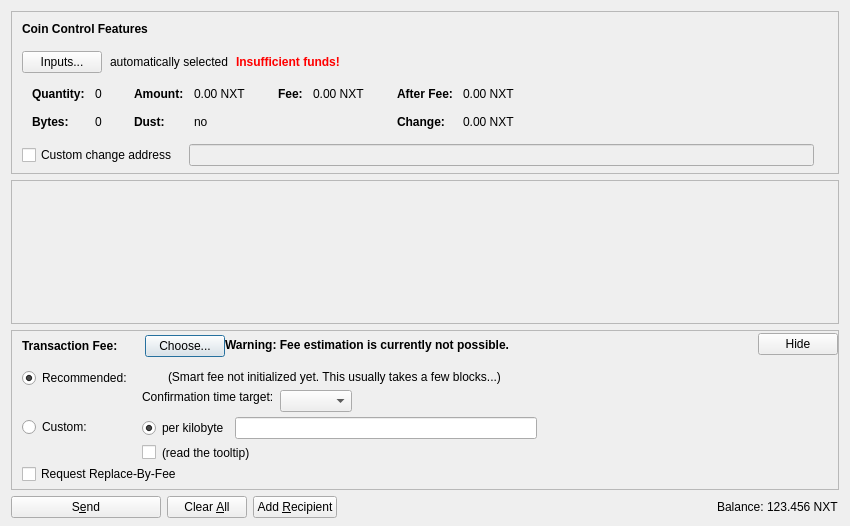
<?xml version="1.0" encoding="UTF-8"?>
<ui version="4.0">
 <class>SendCoinsDialog</class>
 <widget class="QDialog" name="SendCoinsDialog">
  <property name="geometry">
   <rect>
    <x>0</x>
    <y>0</y>
    <width>850</width>
    <height>526</height>
   </rect>
  </property>
  <property name="windowTitle">
   <string>Send Coins</string>
  </property>
  <layout class="QVBoxLayout" name="verticalLayout" stretch="0,1,0,0">
   <property name="bottomMargin">
    <number>8</number>
   </property>
   <item>
    <widget class="QFrame" name="frameCoinControl">
     <property name="sizePolicy">
      <sizepolicy hsizetype="Expanding" vsizetype="Expanding">
       <horstretch>0</horstretch>
       <verstretch>0</verstretch>
      </sizepolicy>
     </property>
     <property name="maximumSize">
      <size>
       <width>16777215</width>
       <height>16777215</height>
      </size>
     </property>
     <property name="frameShape">
      <enum>QFrame::StyledPanel</enum>
     </property>
     <property name="frameShadow">
      <enum>QFrame::Sunken</enum>
     </property>
     <layout class="QVBoxLayout" name="verticalLayoutCoinControl2">
      <property name="spacing">
       <number>0</number>
      </property>
      <property name="leftMargin">
       <number>0</number>
      </property>
      <property name="topMargin">
       <number>0</number>
      </property>
      <property name="rightMargin">
       <number>0</number>
      </property>
      <property name="bottomMargin">
       <number>6</number>
      </property>
      <item>
       <layout class="QVBoxLayout" name="verticalLayoutCoinControl" stretch="0,0,0,0,1">
        <property name="spacing">
         <number>0</number>
        </property>
        <property name="leftMargin">
         <number>10</number>
        </property>
        <property name="topMargin">
         <number>10</number>
        </property>
        <item>
         <layout class="QHBoxLayout" name="horizontalLayoutCoinControl1">
          <property name="bottomMargin">
           <number>15</number>
          </property>
          <item>
           <widget class="QLabel" name="labelCoinControlFeatures">
            <property name="sizePolicy">
             <sizepolicy hsizetype="Preferred" vsizetype="Maximum">
              <horstretch>0</horstretch>
              <verstretch>0</verstretch>
             </sizepolicy>
            </property>
            <property name="font">
             <font>
              <weight>75</weight>
              <bold>true</bold>
             </font>
            </property>
            <property name="styleSheet">
             <string notr="true">font-weight:bold;</string>
            </property>
            <property name="text">
             <string>Coin Control Features</string>
            </property>
           </widget>
          </item>
         </layout>
        </item>
        <item>
         <layout class="QHBoxLayout" name="horizontalLayoutCoinControl2" stretch="0,0,0,0">
          <property name="spacing">
           <number>8</number>
          </property>
          <property name="bottomMargin">
           <number>10</number>
          </property>
          <item>
           <widget class="QPushButton" name="pushButtonCoinControl">
            <property name="styleSheet">
             <string notr="true"/>
            </property>
            <property name="text">
             <string>Inputs...</string>
            </property>
            <property name="autoDefault">
             <bool>false</bool>
            </property>
           </widget>
          </item>
          <item>
           <widget class="QLabel" name="labelCoinControlAutomaticallySelected">
            <property name="text">
             <string>automatically selected</string>
            </property>
            <property name="margin">
             <number>5</number>
            </property>
           </widget>
          </item>
          <item>
           <widget class="QLabel" name="labelCoinControlInsuffFunds">
            <property name="font">
             <font>
              <weight>75</weight>
              <bold>true</bold>
             </font>
            </property>
            <property name="styleSheet">
             <string notr="true">color:red;font-weight:bold;</string>
            </property>
            <property name="text">
             <string>Insufficient funds!</string>
            </property>
            <property name="margin">
             <number>5</number>
            </property>
           </widget>
          </item>
          <item>
           <spacer name="horizontalSpacerCoinControl">
            <property name="orientation">
             <enum>Qt::Horizontal</enum>
            </property>
            <property name="sizeHint" stdset="0">
             <size>
              <width>40</width>
              <height>1</height>
             </size>
            </property>
           </spacer>
          </item>
         </layout>
        </item>
        <item>
         <widget class="QWidget" name="widgetCoinControl" native="true">
          <property name="sizePolicy">
           <sizepolicy hsizetype="Preferred" vsizetype="Preferred">
            <horstretch>0</horstretch>
            <verstretch>0</verstretch>
           </sizepolicy>
          </property>
          <property name="minimumSize">
           <size>
            <width>0</width>
            <height>0</height>
           </size>
          </property>
          <property name="styleSheet">
           <string notr="true"/>
          </property>
          <layout class="QHBoxLayout" name="horizontalLayoutCoinControl5">
           <property name="leftMargin">
            <number>0</number>
           </property>
           <property name="topMargin">
            <number>0</number>
           </property>
           <property name="rightMargin">
            <number>0</number>
           </property>
           <property name="bottomMargin">
            <number>0</number>
           </property>
           <item>
            <layout class="QHBoxLayout" name="horizontalLayoutCoinControl3" stretch="0,0,0,1">
             <property name="spacing">
              <number>20</number>
             </property>
             <property name="topMargin">
              <number>0</number>
             </property>
             <property name="bottomMargin">
              <number>10</number>
             </property>
             <item>
              <layout class="QFormLayout" name="formLayoutCoinControl1">
               <property name="horizontalSpacing">
                <number>10</number>
               </property>
               <property name="verticalSpacing">
                <number>14</number>
               </property>
               <property name="leftMargin">
                <number>10</number>
               </property>
               <property name="topMargin">
                <number>4</number>
               </property>
               <property name="rightMargin">
                <number>6</number>
               </property>
               <item row="0" column="0">
                <widget class="QLabel" name="labelCoinControlQuantityText">
                 <property name="font">
                  <font>
                   <weight>75</weight>
                   <bold>true</bold>
                  </font>
                 </property>
                 <property name="text">
                  <string>Quantity:</string>
                 </property>
                 <property name="margin">
                  <number>0</number>
                 </property>
                </widget>
               </item>
               <item row="0" column="1">
                <widget class="QLabel" name="labelCoinControlQuantity">
                 <property name="cursor">
                  <cursorShape>IBeamCursor</cursorShape>
                 </property>
                 <property name="contextMenuPolicy">
                  <enum>Qt::ActionsContextMenu</enum>
                 </property>
                 <property name="text">
                  <string notr="true">0</string>
                 </property>
                 <property name="margin">
                  <number>0</number>
                 </property>
                 <property name="textInteractionFlags">
                  <set>Qt::LinksAccessibleByMouse|Qt::TextSelectableByKeyboard|Qt::TextSelectableByMouse</set>
                 </property>
                </widget>
               </item>
               <item row="1" column="0">
                <widget class="QLabel" name="labelCoinControlBytesText">
                 <property name="font">
                  <font>
                   <weight>75</weight>
                   <bold>true</bold>
                  </font>
                 </property>
                 <property name="text">
                  <string>Bytes:</string>
                 </property>
                </widget>
               </item>
               <item row="1" column="1">
                <widget class="QLabel" name="labelCoinControlBytes">
                 <property name="cursor">
                  <cursorShape>IBeamCursor</cursorShape>
                 </property>
                 <property name="contextMenuPolicy">
                  <enum>Qt::ActionsContextMenu</enum>
                 </property>
                 <property name="text">
                  <string notr="true">0</string>
                 </property>
                 <property name="textInteractionFlags">
                  <set>Qt::LinksAccessibleByMouse|Qt::TextSelectableByKeyboard|Qt::TextSelectableByMouse</set>
                 </property>
                </widget>
               </item>
              </layout>
             </item>
             <item>
              <layout class="QFormLayout" name="formLayoutCoinControl2">
               <property name="horizontalSpacing">
                <number>10</number>
               </property>
               <property name="verticalSpacing">
                <number>14</number>
               </property>
               <property name="leftMargin">
                <number>6</number>
               </property>
               <property name="topMargin">
                <number>4</number>
               </property>
               <property name="rightMargin">
                <number>6</number>
               </property>
               <item row="0" column="0">
                <widget class="QLabel" name="labelCoinControlAmountText">
                 <property name="font">
                  <font>
                   <weight>75</weight>
                   <bold>true</bold>
                  </font>
                 </property>
                 <property name="text">
                  <string>Amount:</string>
                 </property>
                 <property name="margin">
                  <number>0</number>
                 </property>
                </widget>
               </item>
               <item row="0" column="1">
                <widget class="QLabel" name="labelCoinControlAmount">
                 <property name="cursor">
                  <cursorShape>IBeamCursor</cursorShape>
                 </property>
                 <property name="contextMenuPolicy">
                  <enum>Qt::ActionsContextMenu</enum>
                 </property>
                 <property name="text">
                  <string notr="true">0.00 NXT</string>
                 </property>
                 <property name="textInteractionFlags">
                  <set>Qt::LinksAccessibleByMouse|Qt::TextSelectableByKeyboard|Qt::TextSelectableByMouse</set>
                 </property>
                </widget>
               </item>
               <item row="1" column="0">
                <widget class="QLabel" name="labelCoinControlLowOutputText">
                 <property name="font">
                  <font>
                   <weight>75</weight>
                   <bold>true</bold>
                  </font>
                 </property>
                 <property name="text">
                  <string>Dust:</string>
                 </property>
                </widget>
               </item>
               <item row="1" column="1">
                <widget class="QLabel" name="labelCoinControlLowOutput">
                 <property name="cursor">
                  <cursorShape>IBeamCursor</cursorShape>
                 </property>
                 <property name="contextMenuPolicy">
                  <enum>Qt::ActionsContextMenu</enum>
                 </property>
                 <property name="text">
                  <string notr="true">no</string>
                 </property>
                 <property name="textInteractionFlags">
                  <set>Qt::LinksAccessibleByMouse|Qt::TextSelectableByKeyboard|Qt::TextSelectableByMouse</set>
                 </property>
                </widget>
               </item>
              </layout>
             </item>
             <item>
              <layout class="QFormLayout" name="formLayoutCoinControl3">
               <property name="horizontalSpacing">
                <number>10</number>
               </property>
               <property name="verticalSpacing">
                <number>14</number>
               </property>
               <property name="leftMargin">
                <number>6</number>
               </property>
               <property name="topMargin">
                <number>4</number>
               </property>
               <property name="rightMargin">
                <number>6</number>
               </property>
               <item row="0" column="0">
                <widget class="QLabel" name="labelCoinControlFeeText">
                 <property name="font">
                  <font>
                   <weight>75</weight>
                   <bold>true</bold>
                  </font>
                 </property>
                 <property name="text">
                  <string>Fee:</string>
                 </property>
                 <property name="margin">
                  <number>0</number>
                 </property>
                </widget>
               </item>
               <item row="0" column="1">
                <widget class="QLabel" name="labelCoinControlFee">
                 <property name="cursor">
                  <cursorShape>IBeamCursor</cursorShape>
                 </property>
                 <property name="contextMenuPolicy">
                  <enum>Qt::ActionsContextMenu</enum>
                 </property>
                 <property name="text">
                  <string notr="true">0.00 NXT</string>
                 </property>
                 <property name="textInteractionFlags">
                  <set>Qt::LinksAccessibleByMouse|Qt::TextSelectableByKeyboard|Qt::TextSelectableByMouse</set>
                 </property>
                </widget>
               </item>
              </layout>
             </item>
             <item>
              <layout class="QFormLayout" name="formLayoutCoinControl4">
               <property name="horizontalSpacing">
                <number>10</number>
               </property>
               <property name="verticalSpacing">
                <number>14</number>
               </property>
               <property name="leftMargin">
                <number>6</number>
               </property>
               <property name="topMargin">
                <number>4</number>
               </property>
               <property name="rightMargin">
                <number>6</number>
               </property>
               <item row="0" column="0">
                <widget class="QLabel" name="labelCoinControlAfterFeeText">
                 <property name="font">
                  <font>
                   <weight>75</weight>
                   <bold>true</bold>
                  </font>
                 </property>
                 <property name="text">
                  <string>After Fee:</string>
                 </property>
                 <property name="margin">
                  <number>0</number>
                 </property>
                </widget>
               </item>
               <item row="0" column="1">
                <widget class="QLabel" name="labelCoinControlAfterFee">
                 <property name="cursor">
                  <cursorShape>IBeamCursor</cursorShape>
                 </property>
                 <property name="contextMenuPolicy">
                  <enum>Qt::ActionsContextMenu</enum>
                 </property>
                 <property name="text">
                  <string notr="true">0.00 NXT</string>
                 </property>
                 <property name="textInteractionFlags">
                  <set>Qt::LinksAccessibleByMouse|Qt::TextSelectableByKeyboard|Qt::TextSelectableByMouse</set>
                 </property>
                </widget>
               </item>
               <item row="1" column="0">
                <widget class="QLabel" name="labelCoinControlChangeText">
                 <property name="font">
                  <font>
                   <weight>75</weight>
                   <bold>true</bold>
                  </font>
                 </property>
                 <property name="text">
                  <string>Change:</string>
                 </property>
                </widget>
               </item>
               <item row="1" column="1">
                <widget class="QLabel" name="labelCoinControlChange">
                 <property name="cursor">
                  <cursorShape>IBeamCursor</cursorShape>
                 </property>
                 <property name="contextMenuPolicy">
                  <enum>Qt::ActionsContextMenu</enum>
                 </property>
                 <property name="text">
                  <string notr="true">0.00 NXT</string>
                 </property>
                 <property name="textInteractionFlags">
                  <set>Qt::LinksAccessibleByMouse|Qt::TextSelectableByKeyboard|Qt::TextSelectableByMouse</set>
                 </property>
                </widget>
               </item>
              </layout>
             </item>
            </layout>
           </item>
          </layout>
         </widget>
        </item>
        <item>
         <layout class="QHBoxLayout" name="horizontalLayoutCoinControl4" stretch="0,0,0">
          <property name="spacing">
           <number>12</number>
          </property>
          <property name="sizeConstraint">
           <enum>QLayout::SetDefaultConstraint</enum>
          </property>
          <property name="topMargin">
           <number>5</number>
          </property>
          <property name="rightMargin">
           <number>5</number>
          </property>
          <item>
           <widget class="QCheckBox" name="checkBoxCoinControlChange">
            <property name="toolTip">
             <string>If this is activated, but the change address is empty or invalid, change will be sent to a newly generated address.</string>
            </property>
            <property name="text">
             <string>Custom change address</string>
            </property>
           </widget>
          </item>
          <item>
           <widget class="QValidatedLineEdit" name="lineEditCoinControlChange">
            <property name="enabled">
             <bool>false</bool>
            </property>
            <property name="sizePolicy">
             <sizepolicy hsizetype="Expanding" vsizetype="Fixed">
              <horstretch>0</horstretch>
              <verstretch>0</verstretch>
             </sizepolicy>
            </property>
           </widget>
          </item>
          <item>
           <widget class="QLabel" name="labelCoinControlChangeLabel">
            <property name="sizePolicy">
             <sizepolicy hsizetype="Preferred" vsizetype="Expanding">
              <horstretch>0</horstretch>
              <verstretch>0</verstretch>
             </sizepolicy>
            </property>
            <property name="minimumSize">
             <size>
              <width>0</width>
              <height>0</height>
             </size>
            </property>
            <property name="text">
             <string/>
            </property>
            <property name="margin">
             <number>3</number>
            </property>
           </widget>
          </item>
         </layout>
        </item>
        <item>
         <spacer name="verticalSpacerCoinControl">
          <property name="orientation">
           <enum>Qt::Vertical</enum>
          </property>
          <property name="sizeHint" stdset="0">
           <size>
            <width>800</width>
            <height>1</height>
           </size>
          </property>
         </spacer>
        </item>
       </layout>
      </item>
     </layout>
    </widget>
   </item>
   <item>
    <widget class="QScrollArea" name="scrollArea">
     <property name="widgetResizable">
      <bool>true</bool>
     </property>
     <widget class="QWidget" name="scrollAreaWidgetContents">
      <property name="geometry">
       <rect>
        <x>0</x>
        <y>0</y>
        <width>830</width>
        <height>104</height>
       </rect>
      </property>
      <layout class="QVBoxLayout" name="verticalLayout_2" stretch="0,1">
       <property name="leftMargin">
        <number>0</number>
       </property>
       <property name="topMargin">
        <number>0</number>
       </property>
       <property name="rightMargin">
        <number>0</number>
       </property>
       <property name="bottomMargin">
        <number>0</number>
       </property>
       <item>
        <layout class="QVBoxLayout" name="entries">
         <property name="spacing">
          <number>6</number>
         </property>
        </layout>
       </item>
       <item>
        <spacer name="verticalSpacer">
         <property name="orientation">
          <enum>Qt::Vertical</enum>
         </property>
         <property name="sizeHint" stdset="0">
          <size>
           <width>20</width>
           <height>40</height>
          </size>
         </property>
        </spacer>
       </item>
      </layout>
     </widget>
    </widget>
   </item>
   <item>
    <widget class="QFrame" name="frameFee">
     <property name="sizePolicy">
      <sizepolicy hsizetype="Expanding" vsizetype="Expanding">
       <horstretch>0</horstretch>
       <verstretch>0</verstretch>
      </sizepolicy>
     </property>
     <property name="maximumSize">
      <size>
       <width>16777215</width>
       <height>16777215</height>
      </size>
     </property>
     <property name="frameShape">
      <enum>QFrame::StyledPanel</enum>
     </property>
     <property name="frameShadow">
      <enum>QFrame::Sunken</enum>
     </property>
     <layout class="QVBoxLayout" name="verticalLayoutFee1">
      <property name="spacing">
       <number>0</number>
      </property>
      <property name="leftMargin">
       <number>0</number>
      </property>
      <property name="topMargin">
       <number>0</number>
      </property>
      <property name="rightMargin">
       <number>0</number>
      </property>
      <property name="bottomMargin">
       <number>0</number>
      </property>
      <item>
       <layout class="QVBoxLayout" name="verticalLayoutFee2" stretch="0,0,0">
        <property name="spacing">
         <number>0</number>
        </property>
        <property name="leftMargin">
         <number>10</number>
        </property>
        <property name="topMargin">
         <number>0</number>
        </property>
        <item>
         <layout class="QHBoxLayout" name="horizontalLayoutFee1">
          <property name="bottomMargin">
           <number>0</number>
          </property>
          <item>
           <layout class="QVBoxLayout" name="verticalLayoutFee7">
            <property name="spacing">
             <number>0</number>
            </property>
            <item>
             <spacer name="verticalSpacerSmartFee">
              <property name="orientation">
               <enum>Qt::Vertical</enum>
              </property>
              <property name="sizeType">
               <enum>QSizePolicy::Fixed</enum>
              </property>
              <property name="sizeHint" stdset="0">
               <size>
                <width>1</width>
                <height>4</height>
               </size>
              </property>
             </spacer>
            </item>
            <item>
             <layout class="QHBoxLayout" name="horizontalLayoutSmartFee">
              <property name="spacing">
               <number>10</number>
              </property>
              <item>
               <widget class="QLabel" name="labelFeeHeadline">
                <property name="sizePolicy">
                 <sizepolicy hsizetype="Preferred" vsizetype="Maximum">
                  <horstretch>0</horstretch>
                  <verstretch>0</verstretch>
                 </sizepolicy>
                </property>
                <property name="font">
                 <font>
                  <weight>75</weight>
                  <bold>true</bold>
                 </font>
                </property>
                <property name="styleSheet">
                 <string notr="true">font-weight:bold;</string>
                </property>
                <property name="text">
                 <string>Transaction Fee:</string>
                </property>
               </widget>
              </item>
              <item>
               <widget class="QLabel" name="labelFeeMinimized">
                <property name="text">
                 <string/>
                </property>
               </widget>
              </item>
              <item>
               <widget class="QPushButton" name="buttonChooseFee">
                <property name="text">
                 <string>Choose...</string>
                </property>
               </widget>
              </item>
             </layout>
            </item>
            <item>
             <spacer name="verticalSpacer_5">
              <property name="orientation">
               <enum>Qt::Vertical</enum>
              </property>
              <property name="sizeHint" stdset="0">
               <size>
                <width>1</width>
                <height>1</height>
               </size>
              </property>
             </spacer>
            </item>
           </layout>
          </item>
          <item>
           <widget class="QLabel" name="fallbackFeeWarningLabel">
            <property name="toolTip">
             <string>Using the fallbackfee can result in sending a transaction that will take several hours or days (or never) to confirm. Consider choosing your fee manually or wait until you have validated the complete chain.</string>
            </property>
            <property name="font">
            <font>
                <weight>75</weight>
                <bold>true</bold>
            </font>
            </property>
            <property name="text">
             <string>Warning: Fee estimation is currently not possible.</string>
            </property>
            <property name="wordWrap">
             <bool>false</bool>
            </property>
           </widget>
          </item>
          <item>
           <spacer name="horizontalSpacer_4">
            <property name="orientation">
             <enum>Qt::Horizontal</enum>
            </property>
            <property name="sizeType">
             <enum>QSizePolicy::MinimumExpanding</enum>
            </property>
            <property name="sizeHint" stdset="0">
             <size>
              <width>40</width>
              <height>20</height>
             </size>
            </property>
           </spacer>
          </item>
          <item>
           <widget class="QPushButton" name="buttonMinimizeFee">
            <property name="toolTip">
             <string>collapse fee-settings</string>
            </property>
            <property name="text">
             <string>Hide</string>
            </property>
           </widget>
          </item>
         </layout>
        </item>
        <item>
         <widget class="QFrame" name="frameFeeSelection">
          <layout class="QVBoxLayout" name="verticalLayoutFee12">
           <property name="spacing">
            <number>0</number>
           </property>
           <property name="leftMargin">
            <number>0</number>
           </property>
           <property name="topMargin">
            <number>0</number>
           </property>
           <property name="rightMargin">
            <number>0</number>
           </property>
           <property name="bottomMargin">
            <number>0</number>
           </property>
           <item>
            <layout class="QGridLayout" name="gridLayoutFee">
             <property name="topMargin">
              <number>10</number>
             </property>
             <property name="bottomMargin">
              <number>4</number>
             </property>
             <property name="horizontalSpacing">
              <number>10</number>
             </property>
             <property name="verticalSpacing">
              <number>4</number>
             </property>
             <item row="1" column="1">
              <layout class="QVBoxLayout" name="verticalLayoutFee8">
               <property name="spacing">
                <number>6</number>
               </property>
               <item>
                <layout class="QHBoxLayout" name="horizontalLayoutFee13">
                 <item>
                  <widget class="QRadioButton" name="radioCustomPerKilobyte">
                   <property name="toolTip">
                    <string>If the custom fee is set to 1000 satoshis and the transaction is only 250 bytes, then &quot;per kilobyte&quot; only pays 250 satoshis in fee, while &quot;total at least&quot; pays 1000 satoshis. For transactions bigger than a kilobyte both pay by kilobyte.</string>
                   </property>
                   <property name="text">
                    <string>per kilobyte</string>
                   </property>
                   <property name="checked">
                    <bool>true</bool>
                   </property>
                   <attribute name="buttonGroup">
                    <string notr="true">groupCustomFee</string>
                   </attribute>
                  </widget>
                 </item>
                 <item>
                  <widget class="BitcoinAmountField" name="customFee"/>
                 </item>
                 <item>
                  <spacer name="horizontalSpacer_6">
                   <property name="orientation">
                    <enum>Qt::Horizontal</enum>
                   </property>
                   <property name="sizeHint" stdset="0">
                    <size>
                     <width>1</width>
                     <height>1</height>
                    </size>
                   </property>
                  </spacer>
                 </item>
                </layout>
               </item>
               <item>
                <layout class="QHBoxLayout" name="horizontalLayoutFee8">
                 <item>
                  <widget class="QCheckBox" name="checkBoxMinimumFee">
                   <property name="toolTip">
                    <string>Paying only the minimum fee is just fine as long as there is less transaction volume than space in the blocks. But be aware that this can end up in a never confirming transaction once there is more demand for nxtcoin transactions than the network can process.</string>
                   </property>
                   <property name="text">
                    <string/>
                   </property>
                  </widget>
                 </item>
                 <item>
                  <widget class="QLabel" name="labelMinFeeWarning">
                   <property name="enabled">
                    <bool>true</bool>
                   </property>
                   <property name="toolTip">
                    <string>Paying only the minimum fee is just fine as long as there is less transaction volume than space in the blocks. But be aware that this can end up in a never confirming transaction once there is more demand for nxtcoin transactions than the network can process.</string>
                   </property>
                   <property name="text">
                    <string>(read the tooltip)</string>
                   </property>
                   <property name="margin">
                    <number>5</number>
                   </property>
                  </widget>
                 </item>
                 <item>
                  <spacer name="horizontalSpacer_2">
                   <property name="orientation">
                    <enum>Qt::Horizontal</enum>
                   </property>
                   <property name="sizeHint" stdset="0">
                    <size>
                     <width>1</width>
                     <height>1</height>
                    </size>
                   </property>
                  </spacer>
                 </item>
                </layout>
               </item>
              </layout>
             </item>
             <item row="0" column="0">
              <layout class="QVBoxLayout" name="verticalLayoutFee4" stretch="0,1">
               <item>
                <widget class="QRadioButton" name="radioSmartFee">
                 <property name="text">
                  <string>Recommended:</string>
                 </property>
                 <property name="checked">
                  <bool>true</bool>
                 </property>
                 <attribute name="buttonGroup">
                  <string notr="true">groupFee</string>
                 </attribute>
                </widget>
               </item>
               <item>
                <spacer name="verticalSpacer_2">
                 <property name="orientation">
                  <enum>Qt::Vertical</enum>
                 </property>
                 <property name="sizeHint" stdset="0">
                  <size>
                   <width>1</width>
                   <height>1</height>
                  </size>
                 </property>
                </spacer>
               </item>
              </layout>
             </item>
             <item row="1" column="0">
              <layout class="QVBoxLayout" name="verticalLayoutFee9" stretch="0,1">
               <item>
                <widget class="QRadioButton" name="radioCustomFee">
                 <property name="text">
                  <string>Custom:</string>
                 </property>
                 <attribute name="buttonGroup">
                  <string notr="true">groupFee</string>
                 </attribute>
                </widget>
               </item>
               <item>
                <spacer name="verticalSpacer_6">
                 <property name="orientation">
                  <enum>Qt::Vertical</enum>
                 </property>
                 <property name="sizeHint" stdset="0">
                  <size>
                   <width>1</width>
                   <height>1</height>
                  </size>
                 </property>
                </spacer>
               </item>
              </layout>
             </item>
             <item row="0" column="1">
              <layout class="QVBoxLayout" name="verticalLayoutFee3" stretch="0,0,1">
               <property name="spacing">
                <number>6</number>
               </property>
               <property name="topMargin">
                <number>2</number>
               </property>
               <item>
                <layout class="QHBoxLayout" name="horizontalLayoutFee12">
                 <item>
                  <widget class="QLabel" name="labelSmartFee">
                   <property name="text">
                    <string/>
                   </property>
                   <property name="margin">
                    <number>2</number>
                   </property>
                  </widget>
                 </item>
                 <item>
                  <widget class="QLabel" name="labelFeeEstimation">
                   <property name="text">
                    <string/>
                   </property>
                  </widget>
                 </item>
                 <item>
                  <widget class="QLabel" name="labelSmartFee2">
                   <property name="text">
                    <string>(Smart fee not initialized yet. This usually takes a few blocks...)</string>
                   </property>
                   <property name="margin">
                    <number>2</number>
                   </property>
                  </widget>
                 </item>
                 <item>
                  <spacer name="horizontalSpacer_5">
                   <property name="orientation">
                    <enum>Qt::Horizontal</enum>
                   </property>
                   <property name="sizeHint" stdset="0">
                    <size>
                     <width>1</width>
                     <height>1</height>
                    </size>
                   </property>
                  </spacer>
                 </item>
                </layout>
               </item>
               <item>
                <layout class="QHBoxLayout" name="horizontalLayoutFee9">
                 <item>
                  <layout class="QVBoxLayout" name="verticalLayoutFee6">
                   <item>
                    <widget class="QLabel" name="labelSmartFee3">
                     <property name="text">
                      <string>Confirmation time target:</string>
                     </property>
                     <property name="margin">
                      <number>2</number>
                     </property>
                    </widget>
                   </item>
                   <item>
                    <spacer name="verticalSpacer_3">
                     <property name="orientation">
                      <enum>Qt::Vertical</enum>
                     </property>
                     <property name="sizeHint" stdset="0">
                      <size>
                       <width>1</width>
                       <height>1</height>
                      </size>
                     </property>
                    </spacer>
                   </item>
                  </layout>
                 </item>
                 <item>
                  <layout class="QVBoxLayout" name="verticalLayoutFee5">
                   <property name="rightMargin">
                    <number>30</number>
                   </property>
                   <item>
                    <layout class="QHBoxLayout" name="horizontalLayoutConfTarget">
                     <property name="bottomMargin">
                      <number>0</number>
                     </property>
                     <item>
                      <widget class="QComboBox" name="confTargetSelector"/>
                     </item>
                     <item>
                      <spacer name="horizontalSpacerConfTarget">
                       <property name="orientation">
                        <enum>Qt::Horizontal</enum>
                       </property>
                       <property name="sizeHint" stdset="0">
                        <size>
                         <width>40</width>
                         <height>20</height>
                        </size>
                       </property>
                      </spacer>
                     </item>
                    </layout>
                   </item>
                  </layout>
                 </item>
                </layout>
               </item>
               <item>
                <spacer name="verticalSpacer_4">
                 <property name="orientation">
                  <enum>Qt::Vertical</enum>
                 </property>
                 <property name="sizeHint" stdset="0">
                  <size>
                   <width>1</width>
                   <height>1</height>
                  </size>
                 </property>
                </spacer>
               </item>
              </layout>
             </item>
            </layout>
           </item>
           <item>
            <widget class="QCheckBox" name="optInRBF">
             <property name="text">
              <string>Request Replace-By-Fee</string>
             </property>
             <property name="toolTip">
              <string>Indicates that the sender may wish to replace this transaction with a new one paying higher fees (prior to being confirmed).</string>
             </property>
            </widget>
           </item>
          </layout>
         </widget>
        </item>
        <item>
         <spacer name="verticalSpacerFee">
          <property name="orientation">
           <enum>Qt::Vertical</enum>
          </property>
          <property name="sizeHint" stdset="0">
           <size>
            <width>40</width>
            <height>5</height>
           </size>
          </property>
         </spacer>
        </item>
       </layout>
      </item>
     </layout>
    </widget>
   </item>
   <item>
    <layout class="QHBoxLayout" name="horizontalLayout">
     <item>
      <widget class="QPushButton" name="sendButton">
       <property name="minimumSize">
        <size>
         <width>150</width>
         <height>0</height>
        </size>
       </property>
       <property name="toolTip">
        <string>Confirm the send action</string>
       </property>
       <property name="text">
        <string>S&amp;end</string>
       </property>
       <property name="icon">
        <iconset resource="../bitcoin.qrc">
         <normaloff>:/icons/send</normaloff>:/icons/send</iconset>
       </property>
       <property name="autoDefault">
        <bool>false</bool>
       </property>
       <property name="default">
        <bool>false</bool>
       </property>
      </widget>
     </item>
     <item>
      <widget class="QPushButton" name="clearButton">
       <property name="sizePolicy">
        <sizepolicy hsizetype="Minimum" vsizetype="Fixed">
         <horstretch>0</horstretch>
         <verstretch>0</verstretch>
        </sizepolicy>
       </property>
       <property name="toolTip">
        <string>Clear all fields of the form.</string>
       </property>
       <property name="text">
        <string>Clear &amp;All</string>
       </property>
       <property name="icon">
        <iconset resource="../bitcoin.qrc">
         <normaloff>:/icons/remove</normaloff>:/icons/remove</iconset>
       </property>
       <property name="autoDefault">
        <bool>false</bool>
       </property>
      </widget>
     </item>
     <item>
      <widget class="QPushButton" name="addButton">
       <property name="toolTip">
        <string>Send to multiple recipients at once</string>
       </property>
       <property name="text">
        <string>Add &amp;Recipient</string>
       </property>
       <property name="icon">
        <iconset resource="../bitcoin.qrc">
         <normaloff>:/icons/add</normaloff>:/icons/add</iconset>
       </property>
       <property name="autoDefault">
        <bool>false</bool>
       </property>
      </widget>
     </item>
     <item>
      <spacer name="horizontalSpacer">
       <property name="orientation">
        <enum>Qt::Horizontal</enum>
       </property>
       <property name="sizeHint" stdset="0">
        <size>
         <width>40</width>
         <height>20</height>
        </size>
       </property>
      </spacer>
     </item>
     <item>
      <layout class="QHBoxLayout" name="horizontalLayout_2">
       <property name="spacing">
        <number>3</number>
       </property>
       <item>
        <widget class="QLabel" name="label">
         <property name="sizePolicy">
          <sizepolicy hsizetype="Preferred" vsizetype="Fixed">
           <horstretch>0</horstretch>
           <verstretch>0</verstretch>
          </sizepolicy>
         </property>
         <property name="text">
          <string>Balance:</string>
         </property>
        </widget>
       </item>
       <item>
        <widget class="QLabel" name="labelBalance">
         <property name="sizePolicy">
          <sizepolicy hsizetype="Preferred" vsizetype="Fixed">
           <horstretch>0</horstretch>
           <verstretch>0</verstretch>
          </sizepolicy>
         </property>
         <property name="cursor">
          <cursorShape>IBeamCursor</cursorShape>
         </property>
         <property name="text">
          <string notr="true">123.456 NXT</string>
         </property>
         <property name="textInteractionFlags">
          <set>Qt::LinksAccessibleByMouse|Qt::TextSelectableByKeyboard|Qt::TextSelectableByMouse</set>
         </property>
        </widget>
       </item>
      </layout>
     </item>
    </layout>
   </item>
  </layout>
 </widget>
 <customwidgets>
  <customwidget>
   <class>QValidatedLineEdit</class>
   <extends>QLineEdit</extends>
   <header>qvalidatedlineedit.h</header>
  </customwidget>
  <customwidget>
   <class>BitcoinAmountField</class>
   <extends>QLineEdit</extends>
   <header>bitcoinamountfield.h</header>
   <container>1</container>
  </customwidget>
 </customwidgets>
 <resources>
  <include location="../bitcoin.qrc"/>
 </resources>
 <connections/>
 <buttongroups>
  <buttongroup name="groupFee"/>
  <buttongroup name="groupCustomFee"/>
 </buttongroups>
</ui>
